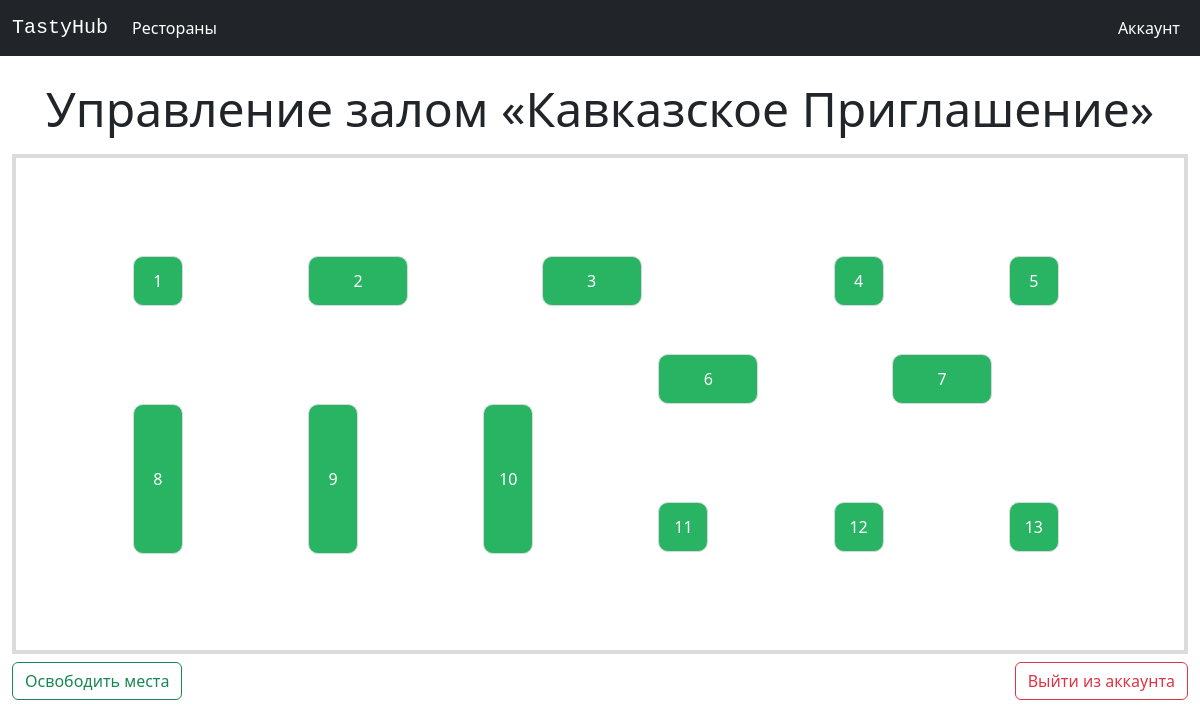
/restaurant/manage (signed in), run on the app's committed database.
### restaurants/models.py (models this page shows, shortened)
class Restaurant(models.Model):
    name = models.CharField(max_length=64, blank=False, null=False)
    avg_check = models.FloatField(default=0, blank=False, null=False)
    address = models.CharField(max_length=128, blank=False, null=False)
    contacts = models.CharField(max_length=128, blank=False, null=False)
    description = models.TextField(max_length=512, blank=False, null=False)
    working_mode = models.TextField(max_length=64, blank=False, null=False)
    logo = models.ImageField(upload_to='restaurant_logos', blank=False, null=False)
    date_create = models.DateTimeField(auto_now_add=True)
    date_edit = models.DateTimeField(auto_now=True)
    admin_user = models.ForeignKey(User, on_delete=models.SET_NULL, null=True)
    kitchen_type = models.ForeignKey(KitchenType, on_delete=models.SET_NULL, null=True)

class RestaurantPlace(models.Model):
    types = [
        ('Мягкий', 'Мягкий'), ('Твердый', 'Твердый')
    ]
    table_sizes = [
        ('table-small', 'Маленький'), ('table-medium', 'Средний'), ('table-large', 'Большой'),
        ('table-medium-vertical', 'Средний (вертикальный)'), ('table-large-vertical', 'Большой (вертикальный)')
    ]
    local_number = models.IntegerField(default=0, blank=False, null=False)
    table_size = models.CharField(max_length=32, choices=table_sizes, blank=False, null=False)
    location_x = models.FloatField(blank=False, null=False, default=0)
    location_y = models.FloatField(blank=False, null=False, default=0)
    type = models.CharField(max_length=16, choices=types, blank=False, null=False)
    place_amount = models.IntegerField(blank=False, null=False, default=0)
    occupied_in = models.TimeField(default=None, blank=True, null=True)
    booked_on = models.TimeField(default=None, blank=True, null=True)
    user = models.ForeignKey(User, on_delete=models.SET_NULL, null=True, blank=True)
    restaurant = models.ForeignKey(Restaurant, on_delete=models.CASCADE)

### restaurants/views/RestaurantManagePage.py (the view, shortened to what this page needs)
# urls.py: path('restaurant/manage', RestaurantManagePage.as_view(), name='manage'),
class RestaurantManagePage(LoginRequiredMixin, View):
    login_url = reverse_lazy('login')
    @staticmethod
    def get(request):
        restaurant = Restaurant.objects.get(admin_user=request.user)
        if not restaurant:
            return redirect('index')
        restaurant_places = RestaurantPlace.objects.filter(restaurant=restaurant)
        context = {
            'restaurant_places': restaurant_places,
            'restaurant': restaurant
        }
        return render(request, 'restaurants/restaurant_manage_page.html', context)

### restaurants/templates/restaurants/restaurant_manage_page.html (shortened to what this page needs)
{% extends 'restaurants/base.html' %}
{% block content %}
    <main class="flex-grow-1 flex-shrink-0">
        <div class="container-fluid h-100 mt-2">
            <div class="w-100 h-100 m-auto" style="max-width: 1200px">
                <div class="mt-2 h-100 d-flex flex-column align-items-center">
                    <h1 class="mt-3 mb-3 display-5">Управление залом «{{ restaurant.name }}»</h1>
                    <div class="hall-schema">
                        {% for place in restaurant_places %}
                            {% if place.occupied_in %}
                                <a data-bs-toggle="modal" data-bs-target="#place-{{ place.id }}">
                                    <div class="table {{ place.table_size }} occupied"
                                         style="top: {{ place.location_y|stringformat:".2f" }}%;
                                                 left: {{ place.location_x|stringformat:".2f" }}%">
                                        {{ place.local_number }}
                                    </div>
                                </a>
                            {% else %}
                                <a data-bs-toggle="modal" data-bs-target="#place-{{ place.id }}">
                                    <div class="table {{ place.table_size }} free"
                                         style="top: {{ place.location_y|stringformat:".2f" }}%;
                                                 left: {{ place.location_x|stringformat:".2f" }}%">
                                        {{ place.local_number }}
                                    </div>
                                </a>
                            {% endif %}
                        {% endfor %}
                    </div>
                    <div class="d-flex justify-content-between w-100 gap-1 mt-2">
                        <a class="btn btn-outline-success" href="{% url 'setAllFree' restaurant.id %}">Освободить
                            места</a>
                        <a class="btn btn-outline-danger" href="{% url 'logout' %}">Выйти из аккаунта</a>
                    </div>
                </div>
            </div>
        </div>
    </main>
{% endblock %}

### static/css/style.css (style rules this page uses)
* { box-sizing: border-box; }
.hall-schema { position: relative; border: 4px solid #dcdbdb; max-height: 500px; max-width: 1200px; width: 100%; height: 100%; }
.table { display: flex; align-items: center; justify-content: center; position: absolute; border: 1px solid #D5D8DC; border-radius: 10px; cursor: pointer; }
.table-small { width: 50px; height: 50px; }
.table-medium { width: 100px; height: 50px; }
.table-large-vertical { width: 50px; height: 150px; }
.table.free { background-color: #28B463; color: white; }

### data on the page
Restaurant: name "Кавказское Приглашение"
RestaurantPlace: local_number "1"
RestaurantPlace: local_number "2"
RestaurantPlace: local_number "3"
RestaurantPlace: local_number "4"
RestaurantPlace: local_number "5"
RestaurantPlace: local_number "6"
RestaurantPlace: local_number "7"
RestaurantPlace: local_number "8"
RestaurantPlace: local_number "9"
RestaurantPlace: local_number "10"
RestaurantPlace: local_number "11"
RestaurantPlace: local_number "12"
RestaurantPlace: local_number "13"
